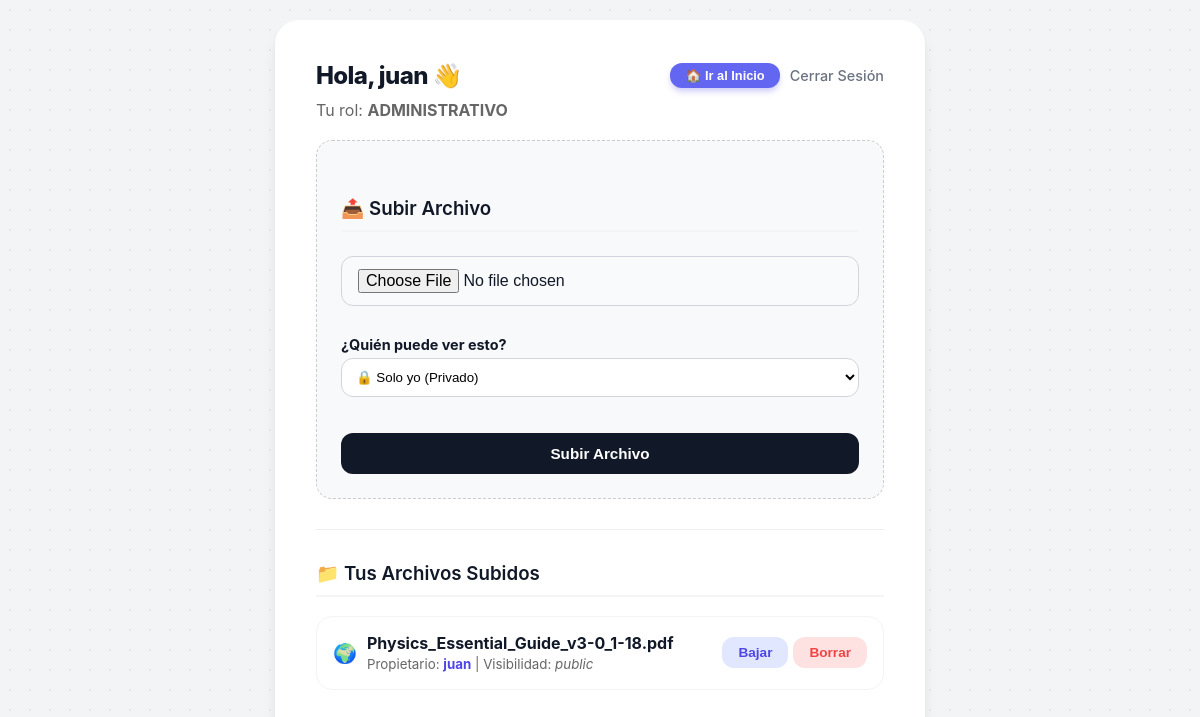
The page /dashboard (signed in) on the database its author committed.
### app.py (models this page shows)
class User(UserMixin, db.Model):
    id = db.Column(db.Integer, primary_key=True)
    username = db.Column(db.String(150), unique=True, nullable=False)
    email = db.Column(db.String(150), unique=True, nullable=False)
    password = db.Column(db.String(150), nullable=False)
    role = db.Column(db.String(50), nullable=False, default='administrativo')
    files = db.relationship('File', backref='owner', lazy=True, cascade="all, delete-orphan")

class File(db.Model):
    id = db.Column(db.Integer, primary_key=True)
    filename = db.Column(db.String(300))
    user_id = db.Column(db.Integer, db.ForeignKey('user.id'))
    visibility = db.Column(db.String(50), default='private')

### app.py (the view)
@app.route('/dashboard')
@login_required
def dashboard():
    users = [] # Lista de usuarios (solo para superadmin)
    if current_user.role == 'superadmin':
        files = File.query.all()
        users = User.query.all()
    else:
        files = File.query.filter_by(user_id=current_user.id).all()
    return render_template('dashboard.html',
                         name=current_user.username,
                         role=current_user.role,
                         files=files,
                         users=users)

### app.py (called while the page is built)
@login_manager.user_loader
def load_user(user_id):
    return User.query.get(int(user_id))

### templates/dashboard.html (shortened to what this page needs)
<!DOCTYPE html>
<html lang="es">
<head>
    <link rel="stylesheet" href="{{ url_for('static', filename='style.css') }}">
</head>
<body>
    <div class="container">
        <div style="display: flex; justify-content: space-between; align-items: center; margin-bottom: 20px;">
            <h1 style="margin: 0; font-size: 1.5rem;">Hola, {{ name }} 👋</h1>
            <div style="display: flex; gap: 10px;">
                <a href="/" style="text-decoration: none;">
                    <button class="btn-primary" style="background-color: #6366f1; width: auto; padding: 5px 15px; font-size: 0.8rem;">🏠 Ir al Inicio</button>
                </a>
                <a href="/logout" class="logout-link" style="align-self: center;">Cerrar Sesión</a>
            </div>
        </div>
        <p style="color: #666; margin-top: -10px;">
            Tu rol:
            {% if role == 'superadmin' %}
                <strong style="color: #ef4444;">SUPERADMIN (MODO DIOS ⚡)</strong>
            {% else %}
                <strong>{{ role|upper }}</strong>
            {% endif %}
        </p>
        <div style="background: #f8f9fa; padding: 1.5rem; border-radius: 1rem; border: 1px dashed #ccc; margin-top: 20px;">
            <h3>📤 Subir Archivo</h3>
            <form method="POST" action="/upload" enctype="multipart/form-data">
                <input type="file" name="file" required>
                <div style="margin-top: 10px;">
                    <label style="font-size: 0.9rem; font-weight: bold; margin-bottom: 5px;">¿Quién puede ver esto?</label>
                    <select name="visibility" style="width: 100%; padding: 10px; border-radius: 0.75rem; border: 1px solid #d1d5db; background: white;">
                        <option value="private">🔒 Solo yo (Privado)</option>
                    </select>
                </div>
                <button type="submit" class="btn-upload">Subir Archivo</button>
            </form>
        </div>
        <hr style="margin: 30px 0; border: 0; border-top: 1px solid #eee;">
        <h3>
            📁
            {% if role == 'superadmin' %}
                Gestión Total de Archivos
            {% else %}
                Tus Archivos Subidos
            {% endif %}
        </h3>
        <ul>
            {% for file in files %}
                <li>
                    <div style="display: flex; align-items: center; gap: 10px;">
                        <span style="font-size: 1.2rem;" title="Visibilidad">
                            {% if file.visibility == 'public' %} 🌍
                            {% elif file.visibility == 'salud' %} 🏥
                            {% elif file.visibility == 'admin' %} 📋
                            {% else %} 🔒
                            {% endif %}
                        </span>
                        <div>
                            <strong>{{ file.filename }}</strong>
                            <br>
                            <small style="color: #666;">
                                Propietario: <b style="color: #4f46e5;">{{ file.owner.username }}</b>
                                |
                                Visibilidad: <span style="font-style: italic;">{{ file.visibility }}</span>
                            </small>
                        </div>
                    </div>
                    <div style="display: flex; gap: 5px;">
                        <a href="{{ url_for('download', file_id=file.id) }}">
                            <button class="btn-download">Bajar</button>
                        </a>
                        <a href="{{ url_for('delete', file_id=file.id) }}" onclick="return confirm('¿Seguro que quieres borrar este archivo?');">
                            <button class="btn-delete">Borrar</button>
                        </a>
                    </div>
                </li>
            {% else %}
                <p style="text-align: center; color: #777;">No hay archivos en el sistema.</p>
            {% endfor %}
        </ul>
        <br><br><br> </div>
</body>
</html>

### static/style.css (style rules this page uses)
:root { --primary-color: #4f46e5; --primary-hover: #4338ca; --bg-color: #f3f4f6; --card-bg: #ffffff; --text-main: #111827; --text-muted: #6b7280; --danger: #ef4444; --success: #10b981; --warning: #f59e0b; --shadow-sm: 0 1px 2px 0 rgba(0, 0, 0, 0.05); --shadow-md: 0 4px 6px -1px rgba(0, 0, 0, 0.1), 0 2px 4px -1px rgba(0, 0, 0, 0.06); --shadow-lg: 0 10px 15px -3px rgba(0, 0, 0, 0.1), 0 4px 6px -2px rgba(0, 0, 0, 0.05); }
* { box-sizing: border-box; }
body { font-family: 'Inter', 'Segoe UI', system-ui, -apple-system, sans-serif; background-color: var(--bg-color); background-image: radial-gradient(#e5e7eb 1px, transparent 1px); background-size: 20px 20px; margin: 0; display: flex; justify-content: center; align-items: center; min-height: 100vh; color: var(--text-main); padding: 20px; }
.container { background-color: var(--card-bg); width: 100%; max-width: 650px; padding: 2.5rem; border-radius: 1.5rem; box-shadow: var(--shadow-lg); border: 1px solid rgba(255, 255, 255, 0.5); }
h1, h2 { font-weight: 800; color: var(--text-main); text-align: center; margin-bottom: 0.5rem; letter-spacing: -0.025em; }
h3 { font-weight: 600; margin-top: 2rem; color: var(--text-main); border-bottom: 2px solid var(--bg-color); padding-bottom: 10px; }
a { text-decoration: none; color: inherit; }
.logout-link { float: right; font-size: 0.9rem; color: var(--text-muted); font-weight: 500; }
form { display: flex; flex-direction: column; gap: 1.25rem; margin-top: 1.5rem; }
label { font-size: 0.875rem; font-weight: 600; color: var(--text-main); margin-bottom: 0.25rem; display: block; }
input[type="text"], input[type="password"], input[type="email"], input[type="file"] { width: 100%; padding: 0.75rem 1rem; border: 1px solid #d1d5db; border-radius: 0.75rem; font-size: 1rem; transition: all 0.2s; background-color: #f9fafb; }
button { padding: 0.75rem 1.5rem; border: none; border-radius: 0.75rem; font-weight: 600; font-size: 0.95rem; cursor: pointer; transition: all 0.2s ease; display: inline-flex; align-items: center; justify-content: center; gap: 0.5rem; }
.btn-primary { background-color: var(--primary-color); color: white; width: 100%; box-shadow: 0 4px 6px -1px rgba(79, 70, 229, 0.3); }
.btn-upload { background-color: var(--text-main); color: white; width: 100%; margin-top: 1rem; }
.btn-download { background-color: #e0e7ff; color: var(--primary-color); padding: 0.5rem 1rem; font-size: 0.85rem; }
.btn-delete { background-color: #fee2e2; color: var(--danger); padding: 0.5rem 1rem; font-size: 0.85rem; }
ul { list-style: none; padding: 0; }
li { background: white; border: 1px solid #f3f4f6; margin-bottom: 0.75rem; padding: 1rem; border-radius: 1rem; display: flex; justify-content: space-between; align-items: center; transition: transform 0.2s, box-shadow 0.2s; }

### rows shown on the page
User: username "juan", role "ADMINISTRATIVO"
File: filename "Physics_Essential_Guide_v3-0_1-18.pdf", owner.username "juan", visibility "public"
